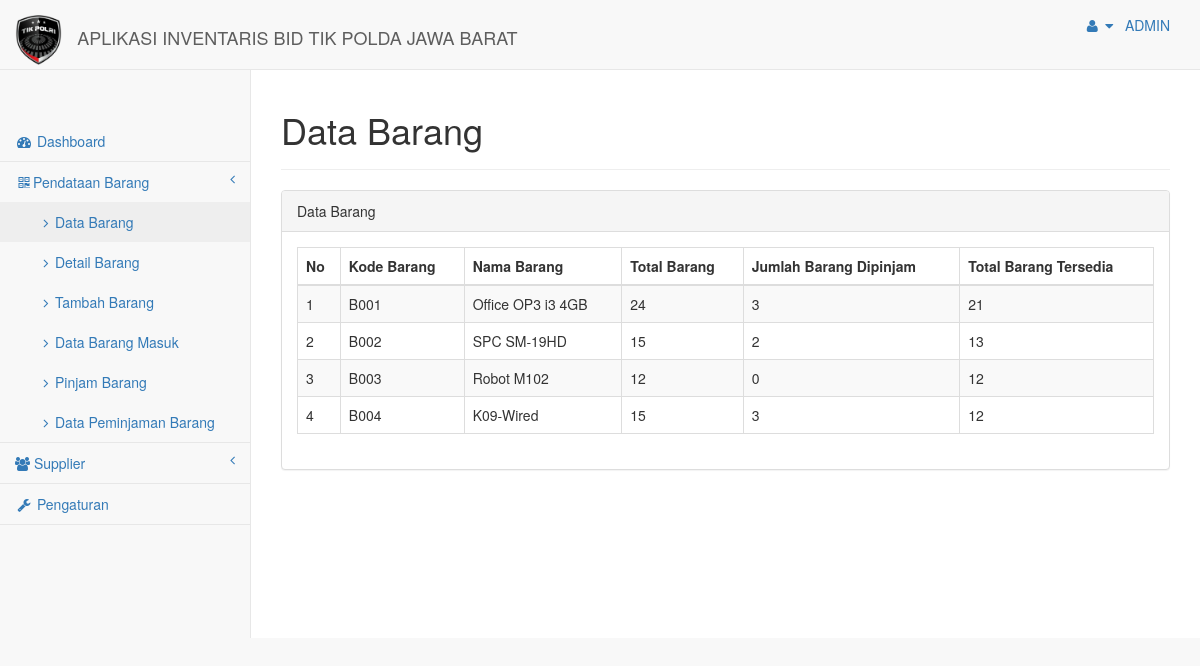
The page /index.php?page=datastok (signed in) on the database its author committed.
### tables this page shows
CREATE TABLE `stok` (
  `kode_barang` varchar(8) NOT NULL,
  `nama_barang` varchar(30) NOT NULL,
  `jml_barangmasuk` int(7) NOT NULL,
  `jml_barangkeluar` int(7) NOT NULL,
  `total_barang` int(8) NOT NULL
);

CREATE TABLE `barang` (
  `kode_barang` varchar(8) NOT NULL,
  `nama_barang` varchar(30) NOT NULL,
  `spesifikasi` varchar(500) NOT NULL,
  `lokasi_barang` varchar(40) NOT NULL,
  `kategori` varchar(25) NOT NULL,
  `jumlah_brg` int(5) NOT NULL,
  `jenis_brg` varchar(20) NOT NULL
);

### config/Class_Stok.php (called while the page is built)
<?php
class Class_Stok
{
   function tampil_data()
    {
        include("config.php");
        $sql = "select * from barang a inner join stok c on a.kode_barang=c.kode_barang";
        $data = mysqli_query($conn,$sql);
        $data1 = mysqli_num_rows($data);
        if ($data1 == 0) {
            echo "<div class='alert alert-danger'>Tidak ada data</div>";
        }
        else{
            while ($d=mysqli_fetch_assoc($data)) {
                $hasil[] = $d;
            }
            return $hasil;
        }
    }
}
 ?>

### stok/data_stok.php (the view, shortened to what this page needs)
<div class="row">
    <div class="col-lg-12">
        <div class="page-header">
            <h1>Data Barang</h1>
        </div>
    </div>
</div>
<div class="row">
    <div class="col-lg-12">
        <div class="panel panel-default">
            <div class="panel-heading">
                Data Barang
            </div>
            <div class="panel-body">
                <table width="100%" class="table table-striped table-bordered table-hover" cellpadding="0" cellspacing="0" id="dataTables-example">
                    <thead>
                        <tr>
                            <th>No</th>
                            <th>Kode Barang</th>
                            <th>Nama Barang</th>
                            <th>Total Barang</th>
                            <th>Jumlah Barang Dipinjam</th>
                            <th>Total Barang Tersedia</th>
                        </tr>
                    </thead>
                    <tbody>
    <?php
     $no = 1;
    if (is_array($st->tampil_data()) && count($st->tampil_data()) > 0) {
    foreach ($st->tampil_data() as $row) {
     ?>
                    <tr>
                       <td><?=$no++?></td>
                        <td><?=$row['kode_barang']?></td>
                        <td><?=$row['nama_barang']?></td>
                        <td><?=$row['total_barang']?></td>
                        <td><?=$row['jml_barangkeluar']?></td>
                        <td><?=$row['jumlah_brg']?></td>
                      </tr>
    <?php }
}?>
                    </tbody>
                </table>
            </div>
        </div>
    </div>
</div>

### rows shown on the page
stok: kode_barang "B001", nama_barang "Office OP3 i3 4GB", total_barang "24", jml_barangkeluar "3", kode_barang.jumlah_brg "21"
stok: kode_barang "B002", nama_barang "SPC SM-19HD", total_barang "15", jml_barangkeluar "2", kode_barang.jumlah_brg "13"
stok: kode_barang "B003", nama_barang "Robot M102", total_barang "12", jml_barangkeluar "0", kode_barang.jumlah_brg "12"
stok: kode_barang "B004", nama_barang "K09-Wired", total_barang "15", jml_barangkeluar "3", kode_barang.jumlah_brg "12"

### other values the page prints
$_SESSION["username"] "ADMIN"
